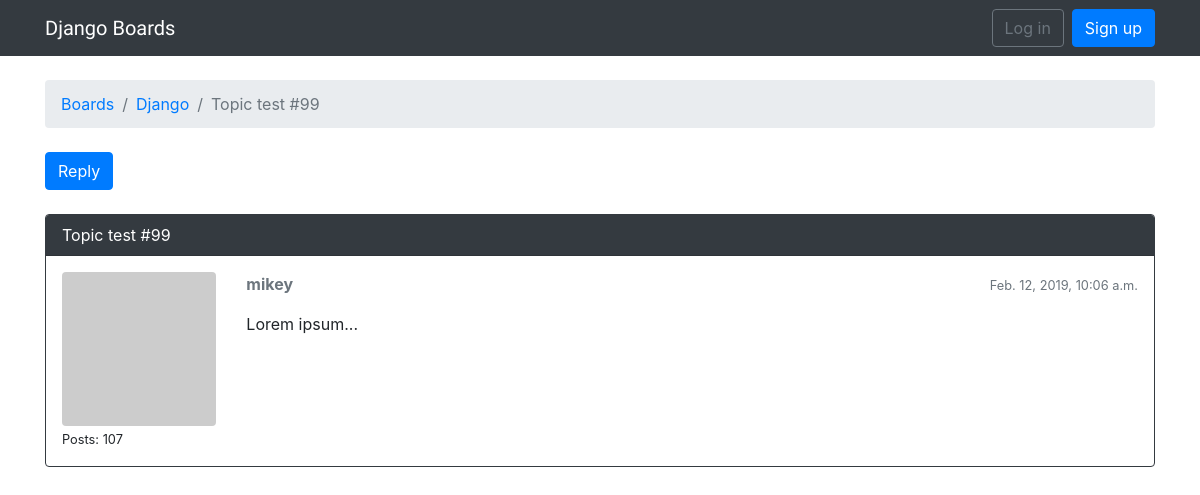
/boards/1/topics/102/, run on the app's committed database.
### boards/models.py (models this page shows, shortened)
class Topic(models.Model):
    subject = models.CharField(max_length=255)
    last_updated = models.DateTimeField(auto_now_add=True)
    board = models.ForeignKey(Board, on_delete=models.CASCADE, related_name="topics")
    starter = models.ForeignKey(User, on_delete=models.CASCADE, related_name="topics")
    views = models.PositiveIntegerField(default=0)

class Board(models.Model):
    name = models.CharField(max_length=30, unique=True)
    description = models.CharField(max_length=100)

class Post(models.Model):
    message = models.TextField(max_length=4000)
    topic = models.ForeignKey(Topic, on_delete=models.CASCADE, related_name="posts")
    created_at = models.DateTimeField(auto_now_add=True)
    updated_at = models.DateTimeField(null=True)
    created_by = models.ForeignKey(User, on_delete=models.CASCADE, related_name="posts")
    updated_by = models.ForeignKey(
        User, on_delete=models.CASCADE, null=True, related_name="+"
    )
    def get_message_as_markdown(self):
        return mark_safe(markdown(self.message, safe_mode="escape"))

### boards/views.py (the view)
class PostListView(ListView):
    model = Post
    context_object_name = "posts"
    template_name = "topic_posts.html"
    paginate_by = 20
    def get_context_data(self, **kwargs):
        session_key = "viewed_topic_{}".format(self.topic.pk)
        if not self.request.session.get(session_key, False):
            self.topic.views += 1
            self.topic.save()
            self.request.session[session_key] = True
        kwargs["topic"] = self.topic
        return super().get_context_data(**kwargs)
    def get_queryset(self):
        self.topic = get_object_or_404(
            Topic, board__pk=self.kwargs.get("pk"), pk=self.kwargs.get("topic_pk")
        )
        queryset = self.topic.posts.order_by("created_at")
        return queryset

### boards/templatetags/gravatar.py (called while the page is built)
@register.filter
def gravatar(user):
    email = user.email.lower().encode("utf-8")
    default = "mm"
    size = 256
    url = "https://www.gravatar.com/avatar/{md5}?{params}".format(
        md5=hashlib.md5(email).hexdigest(),
        params=urlencode({"d": default, "s": str(size)}),
    )
    return url

### templates/topic_posts.html (shortened to what this page needs)
{% extends 'base.html' %}
{% load gravatar %}
{% block breadcrumb %}
  <li class="breadcrumb-item"><a href="{% url 'home' %}">Boards</a></li>
  <li class="breadcrumb-item"><a href="{% url 'board_topics' topic.board.pk %}">{{ topic.board.name }}</a></li>
  <li class="breadcrumb-item active">{{ topic.subject }}</li>
{% endblock %}
{% block content %}
  <div class="mb-4">
    <a href="{% url 'reply_topic' topic.board.pk topic.pk %}" class="btn btn-primary" role="button">Reply</a>
  </div>
  {% for post in posts %}
    <div id="{{ post.pk }}" class="card {% if forloop.last %}mb-4{% else %}mb-2{% endif %} {% if forloop.first %}border-dark{% endif %}">
      {% if forloop.first %}
        <div class="card-header text-white bg-dark py-2 px-3">{{ topic.subject }}</div>
      {% endif %}
      <div class="card-body p-3">
        <div class="row">
          <div class="col-2">
            <img src="{{ post.created_by|gravatar }}" alt="{{ post.created_by.username }}" class="w-100 rounded">
            <small>Posts: {{ post.created_by.posts.count }}</small>
          </div>
          <div class="col-10">
            <div class="row mb-3">
              <div class="col-6">
                <strong class="text-muted">{{ post.created_by.username }}</strong>
              </div>
              <div class="col-6 text-right">
                <small class="text-muted">{{ post.created_at }}</small>
              </div>
            </div>
            {{ post.get_message_as_markdown }}
          </div>
        </div>
      </div>
    </div>
  {% endfor %}
{% endblock %}

### data on the page
Topic: board.name "Django", subject "Topic test #99"
Post: created_by.posts.count "107", created_by.username "mikey", created_at "Feb. 12, 2019, 10:06 a.m.", get_message_as_markdown "Lorem ipsum..."
